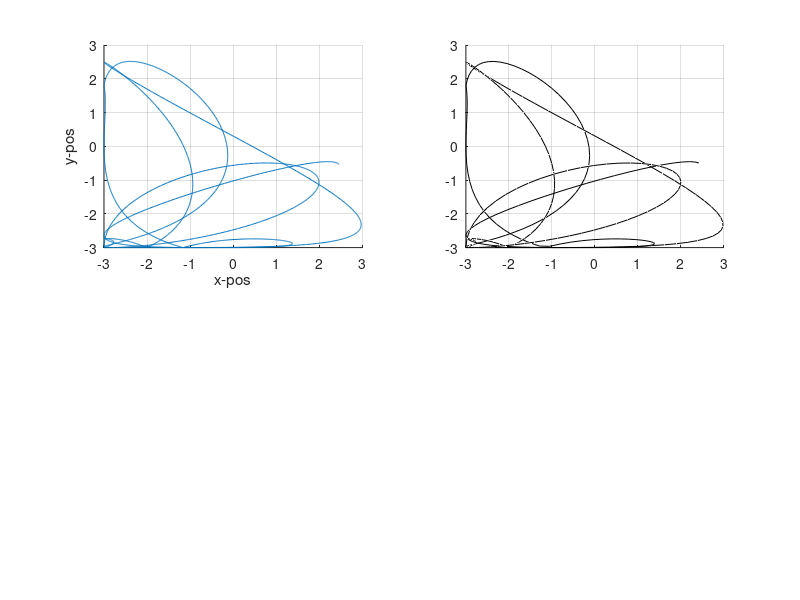

MATLAB code for this plot: (Note: this script raises an error after producing the figure.)
close all;
clc;

% Settings from init_variables
SIM_samples = 3000;  
rand_target_amplitude = [3 3 1];
dt = 0.025;

% Store path
path = zeros(3,SIM_samples);

time = linspace(1,SIM_samples,SIM_samples)*dt;
step = 10;

for loop_counter = 1:SIM_samples
    path(1,loop_counter) = 2*rand_target_amplitude(1)*abs(sin(loop_counter/175))^2*abs(cos(loop_counter/450))-rand_target_amplitude(1);
    path(2,loop_counter) = 2*rand_target_amplitude(2)*abs(sin(loop_counter/250))*abs(cos(loop_counter/333))^3-rand_target_amplitude(1);
    path(3,loop_counter) = rand_target_amplitude(3)*abs(cos(loop_counter/1000)) + 1;
    %vrep.simxSetObjectPosition(clientID,quad_target,-1,[smooth_xPos smooth_yPos smooth_zPos],vrep.simx_opmode_oneshot);
end

figure;
subplot(2,2,1)
hold on
grid on
plot(path(1,:),path(2,:))
xlabel('x-pos'); ylabel('y-pos');
subplot(2,2,2)
hold on
grid on
plot3(path(1,1:step:end),path(2,1:step:end),path(3,1:step:end),'k')
stem3(path(1,1:step:end),path(2,1:step:end),path(3,1:step:end)')
xlabel('x-pos'); ylabel('y-pos'); zlabel('elevation');
view([240 23])
subplot(2,2,[3 4]) 
hold on
grid on
plot(time, path(1,:),time, path(2,:), time, path(3,:))
legend('x','y','z');
xlabel('time'); ylabel('amplitude');
